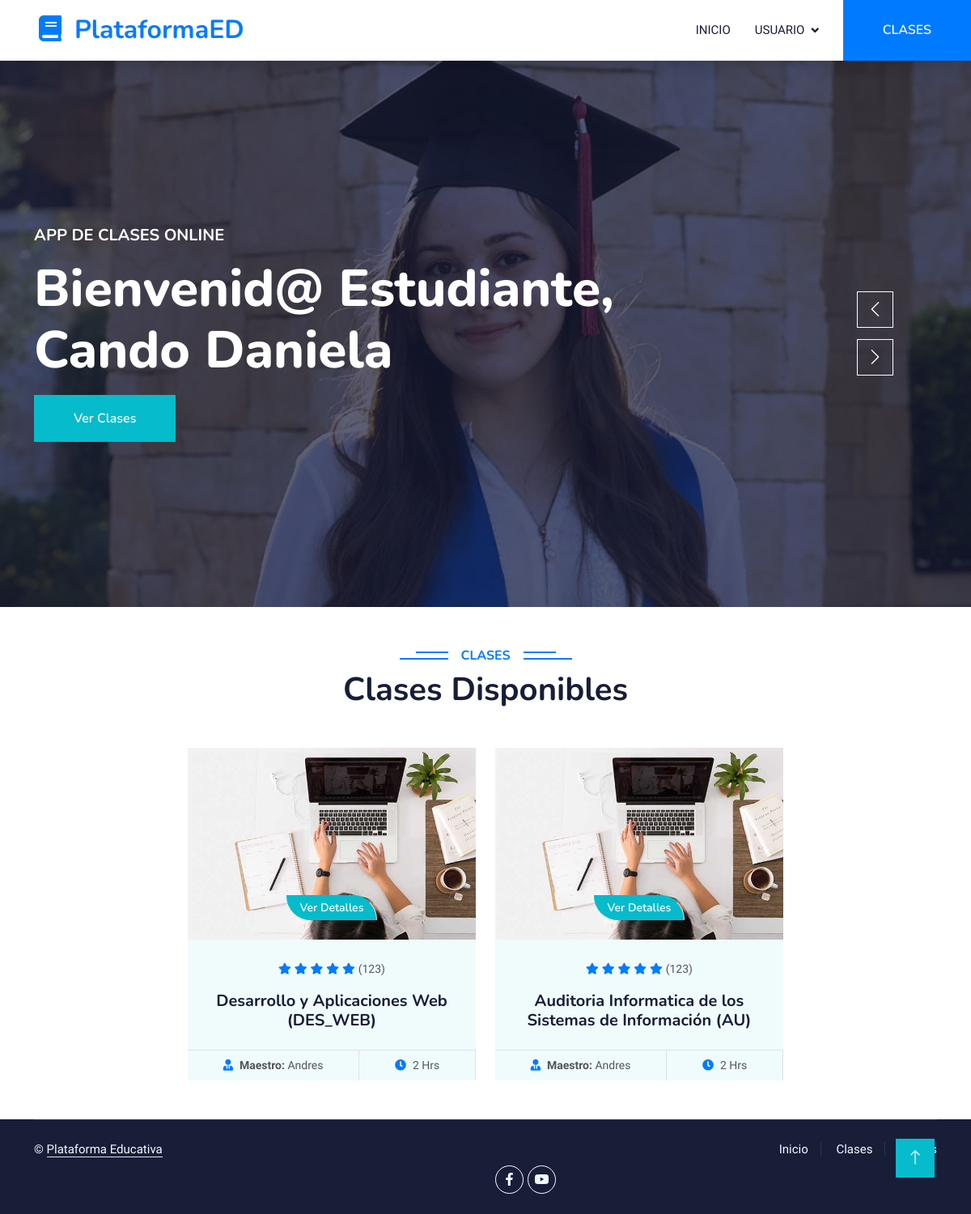
/dashboard_estudiante/ (signed in), run on the app's committed database.
### Aplicaciones/Clase/models.py (models this page shows, shortened)
class CustomUser(AbstractUser):
    es_maestro = models.BooleanField(default=False)

class Clase(models.Model):
    id = models.AutoField(primary_key=True)
    titulo = models.CharField(max_length=255)
    descripcion = models.TextField()
    maestro = models.ForeignKey(CustomUser, on_delete=models.CASCADE, limit_choices_to={'es_maestro': True}, related_name="clases")
    video_url = models.URLField(blank=True, null=True)
    fecha_publicacion = models.DateTimeField(auto_now_add=True)

### Aplicaciones/Clase/views.py (the view)
# urls.py: path('dashboard_estudiante/', views.dashboard_estudiante, name='dashboard_estudiante'),
@login_required
def dashboard_estudiante(request):
    if request.user.es_maestro:
        return redirect('dashboard_maestro')
    clases = Clase.objects.all()
    return render(request, 'dashboard_estudiante.html', {'clases': clases})

### Aplicaciones/Clase/templates/dashboard_estudiante.html (shortened to what this page needs)
{% extends "./plantilla.html" %}
{% load static %}
{% block body %}
<div class="container-fluid p-0">
    <div class="owl-carousel header-carousel position-relative">
        <div class="owl-carousel-item position-relative">
            <img class="img-fluid" src="{% static 'plantilla/elearning/img/carousel-2.jpg' %}" alt="">
            <div class="position-absolute top-0 start-0 w-100 h-100 d-flex align-items-center" style="background: rgba(24, 29, 56, .7);">
                <div class="container">
                    <div class="row justify-content-start">
                        <div class="col-sm-10 col-lg-8">
                            <h5 class="text-uppercase mb-3 animated slideInDown" style="color:white">App de Clases Online</h5>
                            <h1 class="display-3 text-white animated slideInDown">
                                {% if user.is_authenticated %}
                                    <p>Bienvenid@ Estudiante, {{ user.last_name }}&nbsp;{{ user.first_name }}</p>
                                {% endif %}
                            </h1>
                            <a href="#courses-available" class="btn btn-primary py-md-3 px-md-5 me-3 animated slideInLeft">Ver Clases</a>
                        </div>
                    </div>
                </div>
            </div>
        </div>
    </div>
</div>
<br><br>
<div class="container-xxl py-50" id="courses-available">
    <div class="container">
        <div class="text-center wow fadeInUp" data-wow-delay="0.1s">
            <h6 class="section-title bg-white text-center text-primary px-3">Clases</h6>
            <h1 class="mb-5">Clases Disponibles</h1>
        </div>
        <div class="row g-4 justify-content-center">
            {% for clase in clases %}
            <div class="col-lg-4 col-md-6 wow fadeInUp" data-wow-delay="0.1s">
                <div class="course-item bg-light">
                    <div class="position-relative overflow-hidden">
                        <img class="img-fluid" src="{% static 'plantilla/elearning/img/course-2.jpg' %}" alt="">
                        <div class="w-100 d-flex justify-content-center position-absolute bottom-0 start-0 mb-4">
                            <a href="{% url 'detalleClase' clase.id %}" class="flex-shrink-0 btn btn-sm btn-primary px-3 border-end" style="border-radius: 0px 30px 0 30px;">Ver Detalles</a>
                        </div>
                    </div>
                    <div class="text-center p-4 pb-0">
                        <div class="mb-3">
                            <small class="fa fa-star text-primary"></small>
                            <small class="fa fa-star text-primary"></small>
                            <small class="fa fa-star text-primary"></small>
                            <small class="fa fa-star text-primary"></small>
                            <small class="fa fa-star text-primary"></small>
                            <small>(123)</small>
                        </div>
                        <h5 class="mb-4">{{ clase.titulo }}</h5>
                    </div>
                    <div class="d-flex border-top">
                        <small class="flex-fill text-center border-end py-2"><i class="fa fa-user-tie text-primary me-2"></i><b class="text-black">Maestro: </b>{{ clase.maestro.username }}</small>
                        <small class="flex-fill text-center border-end py-2"><i class="fa fa-clock text-primary me-2"></i>2 Hrs</small>
                    </div>
                </div>
            </div>
            <br>
            {% endfor %}
        </div>
    </div>
</div>
<br><br>
{% endblock %}

### Aplicaciones/Clase/templates/plantilla.html (shortened to what this page needs)
{% load static %}
<!DOCTYPE html>
<html lang="en">
<head>
    <link rel="stylesheet" href="https://cdn.datatables.net/1.10.24/css/jquery.dataTables.min.css">
    <link href="https://cdnjs.cloudflare.com/ajax/libs/font-awesome/5.10.0/css/all.min.css" rel="stylesheet">
    <link href="https://cdn.jsdelivr.net/npm/bootstrap-icons@1.4.1/font/bootstrap-icons.css" rel="stylesheet">
    <link href="{% static 'plantilla/elearning/lib/animate/animate.min.css' %}" rel="stylesheet">
    <link href="{% static 'plantilla/elearning/lib/owlcarousel/assets/owl.carousel.min.css' %}" rel="stylesheet">
    <link href="{% static 'plantilla/elearning/css/bootstrap.min.css' %}" rel="stylesheet">
    <link rel="stylesheet" href="https://cdnjs.cloudflare.com/ajax/libs/izitoast/1.4.0/css/iziToast.css"/>
    <link href="{% static 'plantilla/elearning/css/style.css' %}" rel="stylesheet">
</head>
<body>
    <nav class="navbar navbar-expand-lg bg-white navbar-light shadow sticky-top p-0">
        <a href="#" class="navbar-brand d-flex align-items-center px-4 px-lg-5">
            <h2 class="m-0 text-primary"><i class="fa fa-book me-3"></i>PlataformaED</h2>
        </a>
        <div class="collapse navbar-collapse" id="navbarCollapse">
            <div class="navbar-nav ms-auto p-4 p-lg-0">
                <a href="#" class="nav-item nav-link">Inicio</a>
                <div class="nav-item dropdown">
                    <a href="#" class="nav-link dropdown-toggle" data-bs-toggle="dropdown">Usuario</a>
                </div>
            </div>
            <a href="#" class="btn btn-primary py-4 px-lg-5 d-none d-lg-block" style="background-color: #007bff; border-color: #007bff;">CLASES</a>
        </div>
    </nav>
    {% block body %}
    {% endblock %}
    <div class="container-fluid bg-dark text-light footer wow fadeIn" data-wow-delay="0.1s">
        <div class="container">
            <div class="copyright">
                <div class="row">
                    <div class="col-md-6 text-center text-md-start mb-3 mb-md-0">
                        &copy; <a class="border-bottom" href="#">Plataforma Educativa</a>
                    </div>
                    <div class="col-md-6 text-center text-md-end">
                        <div class="footer-menu">
                            <a href="#">Inicio</a>
                            <a href="#">Clases</a>
                            <a href="##">Tareas</a>
                        </div>
                        <div class="d-flex pt-2">
                            <a class="btn btn-outline-light btn-social" href="https://www.facebook.com/"><i class="fab fa-facebook-f"></i></a>
                            <a class="btn btn-outline-light btn-social" href="https://www.youtube.com/"><i class="fab fa-youtube"></i></a>
                        </div>
                    </div>
                </div>
            </div>
        </div>
    </div>
    <a href="#" class="btn btn-lg btn-primary btn-lg-square back-to-top"><i class="bi bi-arrow-up"></i></a>
</body>
</html>

### plataforma/static/plantilla/elearning/css/style.css (style rules this page uses)
:root { --primary: #007bff; --light: #F0FBFC; --dark: #181d38; }
.back-to-top { position: fixed; display: none; right: 45px; bottom: 45px; z-index: 99; }
.btn { font-family: 'Nunito', sans-serif; font-weight: 600; transition: .5s; }
.btn.btn-primary, .btn.btn-secondary { color: #FFFFFF; }
.btn-lg-square { width: 48px; height: 48px; }
.btn-square, .btn-sm-square, .btn-lg-square { padding: 0; display: flex; align-items: center; justify-content: center; font-weight: normal; border-radius: 0px; }
.navbar .dropdown-toggle::after { border: none; content: "\f107"; font-family: "Font Awesome 5 Free"; font-weight: 900; vertical-align: middle; margin-left: 8px; }
.navbar-light .navbar-nav .nav-link { margin-right: 30px; padding: 25px 0; color: #FFFFFF; font-size: 15px; text-transform: uppercase; outline: none; }
.navbar-light .navbar-brand, .navbar-light a.btn { height: 75px; }
.navbar-light .navbar-nav .nav-link { color: var(--dark); font-weight: 500; }
.navbar-light.sticky-top { top: -100px; transition: .5s; }
.section-title { position: relative; display: inline-block; text-transform: uppercase; }
.section-title::before { position: absolute; content: ""; width: calc(100% + 80px); height: 2px; top: 4px; left: -40px; background: var(--primary); z-index: -1; }
.section-title::after { position: absolute; content: ""; width: calc(100% + 120px); height: 2px; bottom: 5px; left: -60px; background: var(--primary); z-index: -1; }
.category img, .course-item img { transition: .5s; }
.footer .btn.btn-social { margin-right: 5px; width: 35px; height: 35px; display: flex; align-items: center; justify-content: center; color: var(--light); font-weight: normal; border: 1px solid #FFFFFF; border-radius: 35px; transition: .3s; }
.footer .copyright { padding: 25px 0; font-size: 15px; border-top: 1px solid rgba(256, 256, 256, .1); }
.footer .copyright a { color: var(--light); }
.footer .footer-menu a { margin-right: 15px; padding-right: 15px; border-right: 1px solid rgba(255, 255, 255, .1); }
.footer .footer-menu a:last-child { margin-right: 0; padding-right: 0; border-right: none; }

### data on the page
CustomUser: last_name "Cando", first_name "Daniela"
Clase: titulo "Desarrollo y Aplicaciones Web (DES_WEB)", maestro.username "Andres"
Clase: titulo "Auditoria Informatica de los Sistemas de Información (AU)", maestro.username "Andres"
